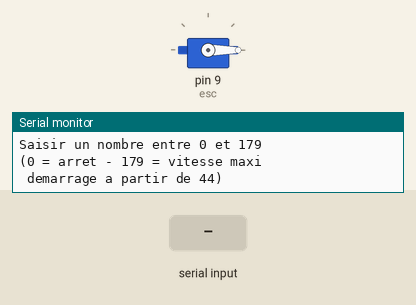
Simulated run of this sketch. Board: Arduino Uno, built with avr-gcc and run on an emulated ATmega328P. Parts: servo, the last lines printed to the serial monitor. The inputs (shaded band) are chosen by the test bench.

Above: at 3.7 s.
3.8 s: "M,45\n" received over the second serial link
At 5.0 s:
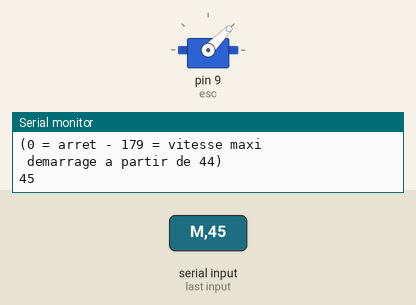
5.3 s: "M90\n" received over the second serial link
At 6.1 s:
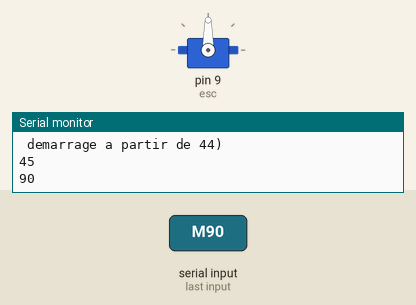
6.8 s: "M" received over the second serial link
At 9.2 s:
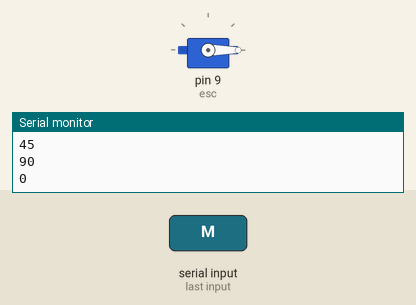
Timing chart, 0 to 10.7 s (numbered marks = the images above; inputs shaded):
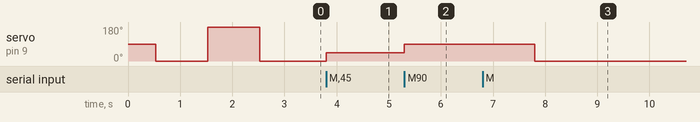

The sketch:

Brushless.ino
```cpp
//Fait fonctionner le moteur brushless par Bluetooth

#include <Servo.h>
#include <SoftwareSerial.h>
#define RX 10
#define TX 11
Servo esc;   // Création de l'objet permettant le contrôle de l'ESC
char Data;
SoftwareSerial BlueT(RX,TX);
int val = 0; //

void setup() {
   esc.attach(9); // On attache l'ESC au port numérique 9 (port PWM obligatoire)
   delay(15);
   Serial.begin(9600);
   delay(15);
   Serial.println("Salut, je suis prêt pour l'AT !");
   BlueT.begin(9600);
   delay(500);

   // Initialisation de l'ESC
   //  (certains ESC ont besoin d'une "procédure d'initialisation"
   //   pour devenir opérationnels - voir notice)
   esc.write(0);
   delay(1000);
   esc.write(180);
   delay(1000);
   esc.write(0);

   // Quelques informations pour l'utilisateur
   Serial.println("Saisir un nombre entre 0 et 179");
   Serial.println("(0 = arret - 179 = vitesse maxi");
   Serial.println(" demarrage a partir de 44)");
   }

void loop() {

    Data=BlueT.read();
    if (Data=='M'){ // correspond à un slider sur l'application
      val = BlueT.parseInt(); // récupère la valeur envoyée par le slider
      Serial.println(val); // l'affiche sur le moniteur série
      esc.write(val);// l'envoie à l'esc
      delay(15);
      Data=BlueT.read();
    }
 }
```

Measured:
- after the input at 3.8 s, servo on pin 9 (esc): 0° → 45° at once
- after the input at 5.3 s, servo on pin 9 (esc): 45° → 90° at once
- after the input at 6.8 s, servo on pin 9 (esc): 90° → 0° after 1.0 s
